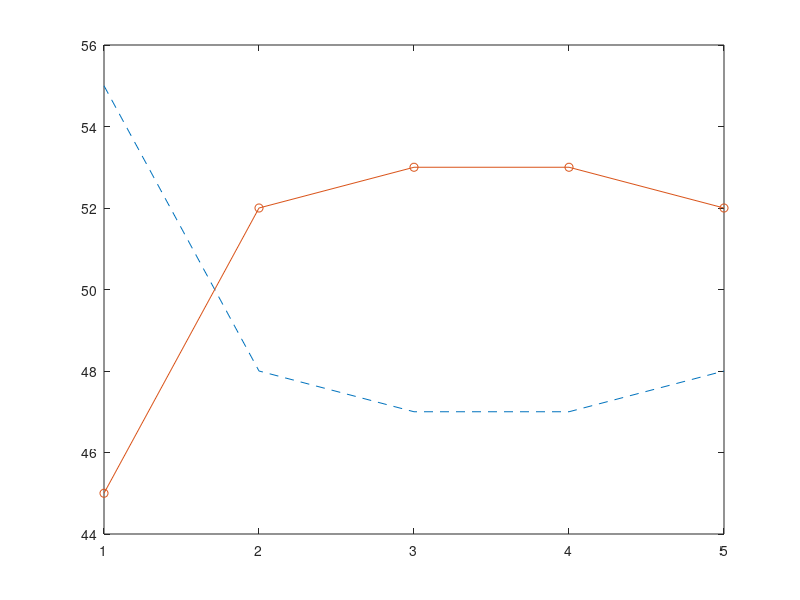

Write the MATLAB code that produced this figure.
clc
clear all
stopper=input('Enter stopper: ');
for i=1:stopper
A = rand(1,100);
y=0;
upper=0;
lower=0;
sum=0;
for n=1:100
    y=A(n);
    sum = sum + A(n);
end
for m=1:100
    if(A(m)<(sum/100))
        lower=lower+1;
    elseif(A(m)>y/100)
        upper=upper+1;
    end
end
B(i,1)=upper;
B(i,2)=lower;

end
plot((1:1:stopper),B(1:stopper,1),'--')
hold on;
plot((1:1:stopper),B(1:stopper,2),'-o')
sum_upper=0;
sum_lower=0;
for j=1:stopper
    sum_upper= sum_upper + B(j,1);
    sum_lower= sum_lower + B(j,2);
end
sum_upper/stopper
sum_lower/stopper